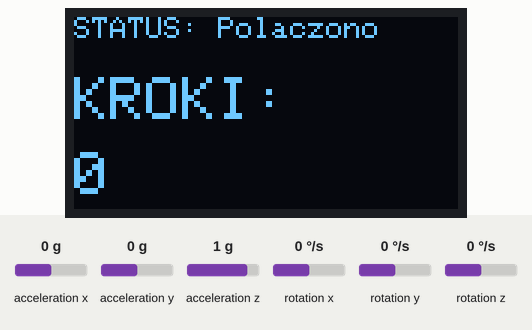
Recording of a sketch running on a simulated ESP32. Parts: 128×64 one-colour display. Inputs (shaded band) come from the test bench; at power-on: acceleration z 1 g, acceleration x 0 g, acceleration y 0 g, rotation x 0 °/s, rotation y 0 °/s, rotation z 0 °/s. WiFi joins after 1.5 s; servers stay silent unless stated; EEPROM starts erased; what the sketch prints to the serial monitor is not drawn.

Above: at 3.0 s.
3.1 s: acceleration z set to 1.4 g
At 4.1 s:
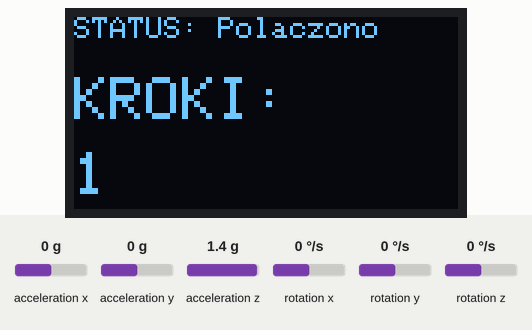
4.7 s: acceleration z set to 0.8 g
At 5.2 s:
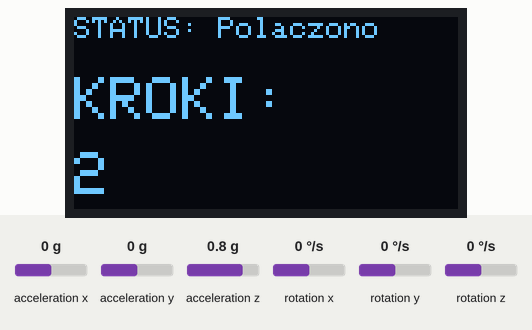
Timing chart, 0 to 7.7 s (numbered marks = the images above; inputs shaded):
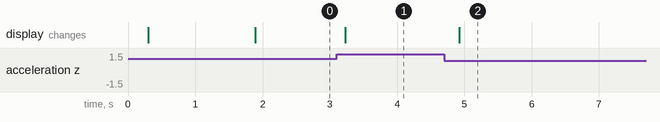

The sketch:

Ele_Pedometer.ino
```cpp
#include <WiFi.h>
#include <WebServer.h>
#include <Wire.h>
#include <Adafruit_GFX.h>
#include <Adafruit_SSD1306.h>
#include <MPU6050.h>
#include <math.h>
#include <Preferences.h>

Preferences prefs;
// I2C
#define I2C_SDA 21
#define I2C_SCL 22

//  KONFIG WIFI
// const char* ssid     = "Galaxy S20 FE 5G 19EB";
// const char* password = "ttqy5329";
const char* ssid     = "Mi 11 Lite 5G";
const char* password = "wuz5baenwfqmsk8";
// const char* ssid     = "PLAY_Swiatlowod_DC00";
// const char* password = "7C14fwFxj7@t";
//OLED
#define SCREEN_WIDTH 128
#define SCREEN_HEIGHT 64
#define OLED_RESET -1
#define SCREEN_ADDRESS 0x3C
Adafruit_SSD1306 display(SCREEN_WIDTH, SCREEN_HEIGHT, &Wire, OLED_RESET);
unsigned long lastOLED = 0;

MPU6050 mpu;
WebServer server(80);


// ======= ZMIENNE KROKOMIERZA =======
volatile int krok_counter = 0;      // “surowe” (kroki wykryte algorytmem)
int wyswietlane_kroki = 0;          // mnożone ×2 dla prezentacji
float acc_filtered = 0;
bool step_in_progress = false;
unsigned long last_step_time = 0;
int16_t prev_az = 0;

// ======= HISTORIA (ostatnie 15 min; okno 10 s) =======
static const int WINDOW_SEC = 10;
static const int HISTORY_POINTS = 90; // 90*10s = 15 min
int window_steps = 0;
unsigned long last_window_tick = 0;
int history[HISTORY_POINTS];
int histHead = 0; // indeks do kołowego bufora

// ======= STRONA HTML (Chart.js z CDN) =======
const char INDEX_HTML[] PROGMEM = R"HTML(<!DOCTYPE html>
<html lang="pl">
<head>
<meta charset="utf-8" />
<meta name="viewport" content="width=device-width,initial-scale=1" />
<title>Krokomierz ESP32</title>
<link rel="icon" href="data:,">
<style>
  body{font-family:system-ui,-apple-system,Segoe UI,Roboto,Inter,Arial,sans-serif;padding:16px;max-width:900px;margin:auto;background:#0b0f14;color:#e6edf3}
  .card{background:#111826;border:1px solid #243244;border-radius:14px;padding:16px;margin:12px 0;box-shadow:0 8px 24px rgba(0,0,0,.3)}
  h1{font-size:22px;margin:0 0 8px}
  .grid{display:grid;grid-template-columns:1fr 1fr;gap:12px}
  .big{font-size:42px;font-weight:700;letter-spacing:.5px}
  .muted{opacity:.7}
  button{background:#1f6feb;border:0;color:white;padding:10px 14px;border-radius:10px;font-weight:600;cursor:pointer}
  button:active{transform:translateY(1px)}
  canvas{width:100%;height:320px;background:#0c121a;border-radius:8px}
  #err{color:#ff9aa2;margin-top:8px;min-height:1.2em}
</style>
</head>
<body>
  <div class="card">
    <h1>Krokomierz ESP32</h1>
    <div class="grid">
      <div>
        <div class="muted">Łączna liczba kroków</div>
        <div id="total" class="big">—</div>
      </div>
      <div>
        <div class="muted">Tempo (kroki / min)</div>
        <div id="pace" class="big">—</div>
      </div>
    </div>
    <div style="margin-top:10px">
      <button onclick="resetSteps()">Zeruj licznik</button>
      <div id="err"></div>
    </div>
  </div>

  <div class="card">
    <h1>Ostatnie 15 minut</h1>
    <div class="muted" id="updated">Aktualizacja: —</div>
    <canvas id="hist" width="800" height="320"></canvas>
  </div>

<script>
let labels = [], data = [];

function drawChart(){
  const c = document.getElementById('hist');
  const ctx = c.getContext('2d');
  ctx.clearRect(0,0,c.width,c.height);

  const padL=40, padR=10, padT=10, padB=30;
  const w = c.width - padL - padR;
  const h = c.height - padT - padB;

  // ramka
  ctx.strokeStyle = '#243244';
  ctx.lineWidth = 1;
  ctx.strokeRect(padL, padT, w, h);

  const maxVal = Math.max(1, ...data);
  const barW = Math.max(2, Math.floor(w / Math.max(1,data.length)));

  // osie
  ctx.fillStyle = '#8aa4c2';
  ctx.font = '12px system-ui';
  ctx.fillText('0', 8, padT + h);
  ctx.fillText(String(maxVal), 8, padT + 10);

  // słupki
  for(let i=0;i<data.length;i++){
    const x = padL + i*barW;
    const bh = Math.round(h * (data[i] / maxVal));
    const y = padT + (h - bh);
    ctx.fillStyle = '#1f6feb';
    ctx.fillRect(x, y, Math.max(1, barW-1), bh);
  }
}

async function fetchData(){
  try{
    const r = await fetch('/data.json', {cache:'no-store'});
    if(!r.ok) throw new Error('HTTP '+r.status);
    const j = await r.json();

    document.getElementById('total').textContent = j.total_steps;
    document.getElementById('pace').textContent  = Math.round(j.pace_per_min);

    labels = j.labels || [];
    data   = j.history || [];
    drawChart();

    document.getElementById('updated').textContent = 'Aktualizacja: ' + new Date().toLocaleTimeString();
    document.getElementById('err').textContent = '';
  }catch(e){
    document.getElementById('err').textContent = 'Błąd pobierania: ' + (e.message||e);
  }
}

function resetSteps(){
  fetch('/reset', {method:'POST'}).then(()=>fetchData()).catch(()=>{});
}

setInterval(fetchData, 1000);
fetchData();
</script>
</body>
</html>)HTML";

// ======= HANDLERY HTTP =======
void handleIndex(){
  server.send_P(200, "text/html; charset=utf-8", INDEX_HTML);
}

String twoDigits(int v){ if(v<10) return "0"+String(v); return String(v); }

// Zwróć JSON z aktualnymi danymi
void handleData(){
  // policz tempo: suma punktów z ostatniej minuty
  int sumLastMin = 0;
  for(int i=0;i<6;i++){ // 6*10s = 60s
    int idx = (histHead - 1 - i + HISTORY_POINTS) % HISTORY_POINTS;
    sumLastMin += history[idx];
  }
  // labels HH:MM dla 90 punktów
  String labels="[";
  String hist="[";
  unsigned long now = millis();
  for(int i=HISTORY_POINTS-1;i>=0;i--){
    int idx = (histHead - 1 - i + HISTORY_POINTS) % HISTORY_POINTS;
    // “czas” orientacyjny – tylko do etykiet
    unsigned long msAgo = (unsigned long)i * WINDOW_SEC * 1000UL;
    unsigned long t = (now >= msAgo ? now - msAgo : 0);
    // nie mamy RTC – pokażemy tylko mm:ss wstecz
    unsigned long secs = t/1000UL;
    unsigned mm = (secs/60)%60;
    unsigned ss = secs%60;
    labels += "\"" + twoDigits(mm) + ":" + twoDigits(ss) + "\"";
    hist += String(history[idx]);
    if(i>0){ labels += ","; hist += ","; }
  }
  labels += "]";
  hist += "]";

  String json = "{";
  json += "\"total_steps\":" + String(krok_counter) + ",";
  json += "\"pace_per_min\":" + String(sumLastMin) + ",";
  json += "\"labels\":" + labels + ",";
  json += "\"history\":" + hist;
  json += "}";

int total_now = krok_counter;
Serial.print("HTTP /data.json -> total_now=");
Serial.print(total_now);
Serial.print(" (krok_counter=");
Serial.print(krok_counter);
Serial.println(")");

  server.send(200, "application/json", json);
}

void handleReset(){
  krok_counter = 0;
  wyswietlane_kroki = 0;
  server.send(200, "text/plain", "OK");
}

void handleRawCounter(){
  server.send(200, "text/plain", String(krok_counter));
}

// ======= POMOCNICZE =======
bool safeFinite(float v){ return isfinite(v); }

//OLED
void updateOLED() {
  display.clearDisplay();
  display.setTextColor(SSD1306_WHITE); // Upewnij się, że kolor jest ustawiony
  display.setTextSize(1);
  display.setCursor(0, 0);
  display.print("STATUS: Polaczono");

  display.setTextSize(2);
  display.setCursor(0, 20);
  display.print("KROKI:");

  display.setCursor(0, 45);
  display.print(krok_counter); // Wyświetlaj przemnożone kroki, tak jak w BLE/WWW
  display.display();
}

// ======= SETUP =======
void setup(){
  Serial.begin(115200);
  // I2C  MPU
  Wire.begin(I2C_SDA, I2C_SCL);
  Wire.setClock(400000);
  WiFi.setSleep(false);
  delay(300);
  mpu.initialize();
  Serial.println("MPU zainicjalizowane");

  if (!display.begin(SSD1306_SWITCHCAPVCC, SCREEN_ADDRESS)) {
    Serial.println("OLED nie wykryty");
    while (1) delay(100);
  }
  display.clearDisplay();
  display.setTextColor(SSD1306_WHITE);
  display.display();


  prefs.begin("krokomierz", false);

// Odczyt zapisanych danych
krok_counter = prefs.getInt("kroki", 0);
wyswietlane_kroki = prefs.getInt("wysw", krok_counter);
histHead = prefs.getInt("histHead", 0);

// Odczyt historii
for(int i = 0; i < HISTORY_POINTS; i++){
  history[i] = prefs.getInt(("h" + String(i)).c_str(), 0);
}

wyswietlane_kroki = krok_counter;

Serial.println("Dane wczytane z FLASH");

  last_window_tick = millis() - WINDOW_SEC * 1000UL;


  // inicjalizacja filtra z pierwszego odczytu
  int16_t ax,ay,az; mpu.getAcceleration(&ax,&ay,&az);
  acc_filtered = sqrt((double)ax*ax + (double)ay*ay + (double)az*az);
  prev_az = az;

  // Wi-Fi
  WiFi.begin(ssid, password);
  Serial.print("Łączenie z Wi-Fi");
  unsigned long t0 = millis();
  while(WiFi.status()!=WL_CONNECTED && millis()-t0<20000){
    delay(500); Serial.print(".");
  }
  if(WiFi.status()==WL_CONNECTED){
    Serial.print("\n IP: "); Serial.println(WiFi.localIP());
  }else{
    Serial.println("\n Brak połączenia z Wi-Fi (timeout). Spróbuj ponownie.");
  }

  server.on("/counter", handleRawCounter);

  // HTTP
  server.on("/", handleIndex);
  server.on("/data.json", handleData);
  server.on("/reset", HTTP_POST, handleReset);
  server.begin();
}

// ======= PĘTLA =======
void loop(){
  server.handleClient();

  // odczut MPU oraz ALGORYTM KROKU
  int16_t ax,ay,az; mpu.getAcceleration(&ax,&ay,&az);

  double axd=ax, ayd=ay, azd=az;
  float acc_total = sqrt(axd*axd + ayd*ayd + azd*azd);

  if(!safeFinite(acc_total) || acc_total<100 || acc_total>50000){
    // pomijamy nieprawidłowy pomiar
  }else{

    // filtr responsywny
    acc_filtered = 0.8f*acc_filtered + 0.2f*acc_total;

    int16_t acc_diff_z = abs(az - prev_az);
    prev_az = az;

    unsigned long t = millis();

    bool warunek_kroku = (acc_filtered > 17200.0f) && (acc_diff_z > 1000);
    bool odstep = (t - last_step_time > 400);

    // log co 2s
    static unsigned long last_log=0;
    if(t-last_log>2000){
      Serial.print("T="); Serial.print(t);
      Serial.print(" | acc_filt="); Serial.print(acc_filtered);
      Serial.print(" | az="); Serial.print(az);
      Serial.print(" | diff_z="); Serial.print(acc_diff_z);
      Serial.print(" | warunek_kroku="); Serial.print(warunek_kroku);
      Serial.print(" | wykryty="); Serial.print(step_in_progress);
      Serial.print(" | odstęp_OK="); Serial.print(odstep);
      Serial.println();
      last_log=t;
    }

    if(warunek_kroku && !step_in_progress && odstep){
    krok_counter++;
    step_in_progress = true;
    last_step_time = t;

    // 🔥 NATYCHMIASTOWY ZAPIS KROKÓW
    prefs.putInt("kroki", krok_counter);

    Serial.println("✅ KROK (zapis)");
}

//OLED
if (millis() - lastOLED > 300) {
    lastOLED = millis();
    updateOLED();
  }
    if(acc_filtered < 16400.0f || (t - last_step_time > 1500)){
      step_in_progress = false;
    }
  }

  // === OKNA CZASOWE / HISTORIA ===
unsigned long now = millis();
if(now - last_window_tick >= WINDOW_SEC*1000UL){
  int newSteps = (krok_counter) - wyswietlane_kroki;
  if(newSteps < 0) newSteps = 0;

  history[histHead] = newSteps;
  histHead = (histHead + 1) % HISTORY_POINTS;

  wyswietlane_kroki = krok_counter;
  last_window_tick = now;

  //  Archiwizacja
  prefs.putInt("kroki", krok_counter);
  prefs.putInt("wysw", wyswietlane_kroki);
  prefs.putInt("histHead", histHead);

  for(int i = 0; i < HISTORY_POINTS; i++){
    prefs.putInt(("h" + String(i)).c_str(), history[i]);
  }

  Serial.println("Dane zapisane do FLASH");
}

  delay(50); // ~20 Hz próbkowania
}
```

Measured:
- after the input at 3.1 s, the display: changes after 0.13 s (image 1)
- after the input at 4.7 s, the display: changes after 0.23 s (image 2)
